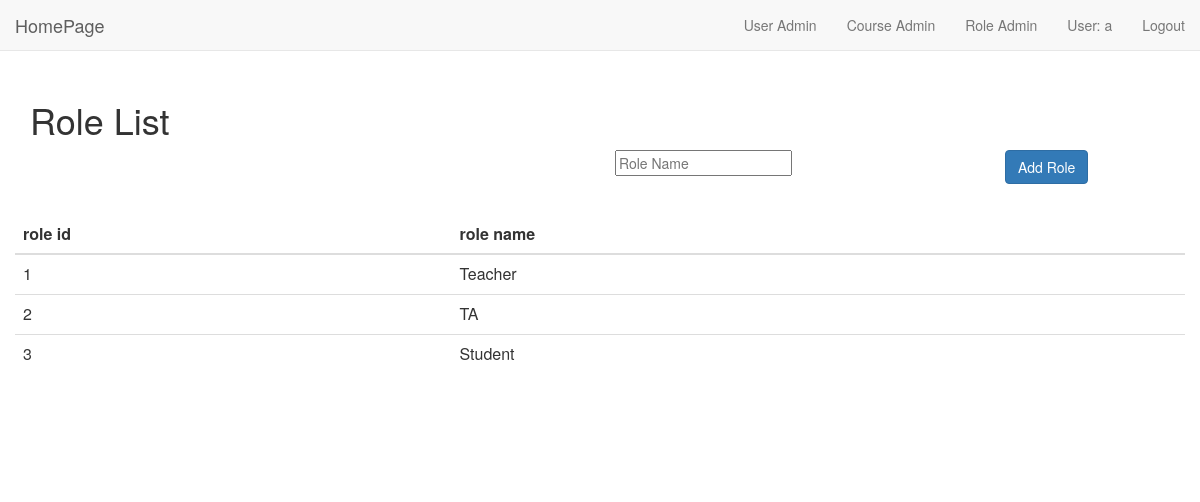
Page /role_admin (signed in) on the committed database.
### app.py (models this page shows, shortened)
class Role(db.Model):
	__tablename__ = 'Role'
	id = db.Column(db.Integer, primary_key=True)
	name = db.Column(db.String(255), nullable=False)

### app.py (the view)
@app.route('/role_admin')
def role_admin():
	if not session.get('logged_in'):
		return 'You need to login first'
	role_list = get_role_list()
	return render_template('role_admin.html', role_list=role_list)

### app.py (called while the page is built)
def get_role_list():
	role_list = db.session.query(Role.id, Role.name).all()
	role_list = sorted(role_list, key=lambda role: role[0])
	print(role_list)
	print(type(role_list))
	return role_list

@app.after_request
def add_header(r):
	r.headers["Cache-Control"] = "no-cache, no-store, must-revalidate"
	r.headers["Pragma"] = "no-cache"
	r.headers["Expires"] = "0"
	r.headers['Cache-Control'] = 'public, max-age=0'
	return r

### templates/role_admin.html (shortened to what this page needs)
<html>
<head>
    <link href="https://maxcdn.bootstrapcdn.com/bootstrap/3.3.7/css/bootstrap.min.css" rel="stylesheet">
</head>
<body>
    {% include "nav.html" %}
    <div class="container"  style="margin-top:80px;">
        <h1>Role List</h1>
        <div class="row" style="margin-bottom:30px;">
                <div class="col-md-8 col-lg-6"></div>
                <div class="col-md-2 col-lg-4">
                    <input type="role_name" id="input_role_name" placeholder="Role Name">
                </div>
                <div class="col-md-2 col-lg-2">
                    <button type="button" class="add_role btn btn-primary">Add Role</button>
                </div>
        </div>
        <div class="row" style="margin-bottom:80px;">
            <div class="col-md-4"></div>
            <table class="table col-md-4">
                <thead>
                    <tr>
                        <th scope="row">role id</th>
                        <th>role name</th>
                        <th></th>
                </thead>
                <tbody class="role_list">
                    {% for role in role_list %}
                    <tr class="role_list_record">
                        <td class="r_id">{{ role.id }}</td>
                        <td>{{ role.name }}</td>
						{% if role.id!=1 and role.id!=2 and role.id!=3 %}
                        <td><button type="button" class="delete btn btn-info">x</button></td>
						{% else %}
						<td></td>
						{% endif %}
                    </tr>
                    {% endfor %}
                </tbody>
            </table>
            <div class="col-md-4"></div>
        </div>
	</div>
</body>
</html>

### rows in the picture
Role: id "1", name "Teacher"
Role: id "2", name "TA"
Role: id "3", name "Student"

### other values in the picture
{{ session['logged_in'] }} "a"
